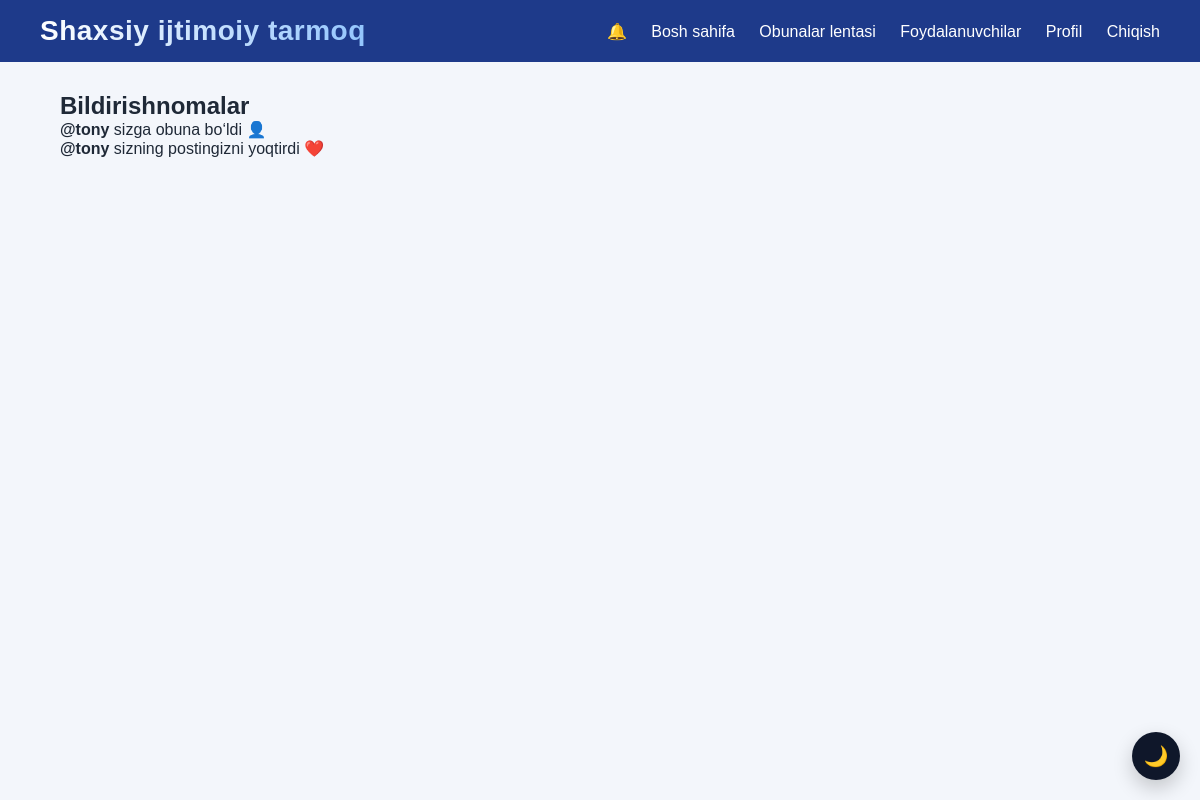
Page /notifications (signed in) on the committed database.
### tables this page shows
CREATE TABLE notifications (
            id INTEGER PRIMARY KEY AUTOINCREMENT,
            user_id INTEGER,
            from_user INTEGER,
            type TEXT,
            post_id INTEGER,
            created_at TIMESTAMP DEFAULT CURRENT_TIMESTAMP,
            is_read INTEGER DEFAULT 0
        );

CREATE TABLE users (
            id INTEGER PRIMARY KEY AUTOINCREMENT,
            fullname TEXT NOT NULL,
            username TEXT NOT NULL UNIQUE,
            password TEXT NOT NULL,
            bio TEXT DEFAULT '',
            birth_date TEXT DEFAULT '',
            info TEXT DEFAULT '',
            avatar TEXT DEFAULT ''
        );

### app.py (the view)
@app.route("/notifications")
def notifications():
    if "user_id" not in session:
        return redirect(url_for("login"))
    conn = get_db_connection()
    notifications = conn.execute("""
        SELECT notifications.*, users.username
        FROM notifications
        JOIN users ON notifications.from_user = users.id
        WHERE notifications.user_id = ?
        ORDER BY notifications.id DESC
    """, (session["user_id"],)).fetchall()
    conn.execute(
        "UPDATE notifications SET is_read=1 WHERE user_id=?",
        (session["user_id"],)
    )
    conn.commit()
    conn.close()
    return render_template("notifications.html", notifications=notifications)

### app.py (called while the page is built)
def get_db_connection():
    conn = sqlite3.connect(DB_NAME)
    conn.row_factory = sqlite3.Row
    return conn

### templates/notifications.html (shortened to what this page needs)
{% extends "base.html" %}
{% block content %}
<h2>Bildirishnomalar</h2>
<div class="notifications">
{% for n in notifications %}
<div class="notification-card">
<b>@{{ n.username }}</b>
{% if n.type == "like" %}
sizning postingizni yoqtirdi ❤️
{% endif %}
{% if n.type == "follow" %}
sizga obuna bo‘ldi 👤
{% endif %}
</div>
{% else %}
<p>Hozircha bildirishnomalar yo‘q</p>
{% endfor %}
</div>
{% endblock %}

### static/style.css (style rules this page uses)
* { margin: 0; padding: 0; box-sizing: border-box; }
body { font-family: Arial, sans-serif; background: #f3f6fb; color: #1f2937; }

### rows in the picture
notifications: username "tony", type "sizga obuna bo‘ldi 👤"
notifications: username "tony", type "sizning postingizni yoqtirdi ❤️"
